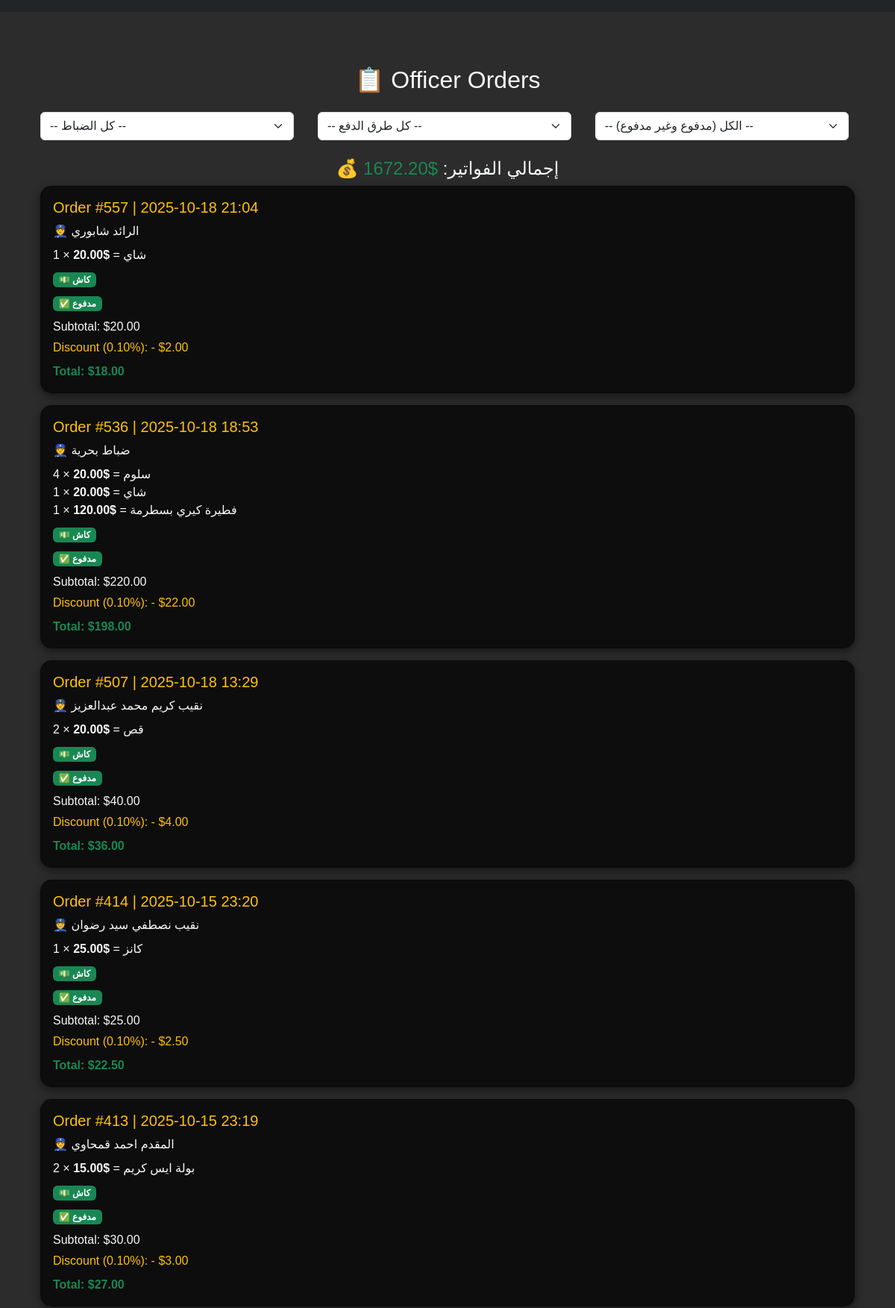
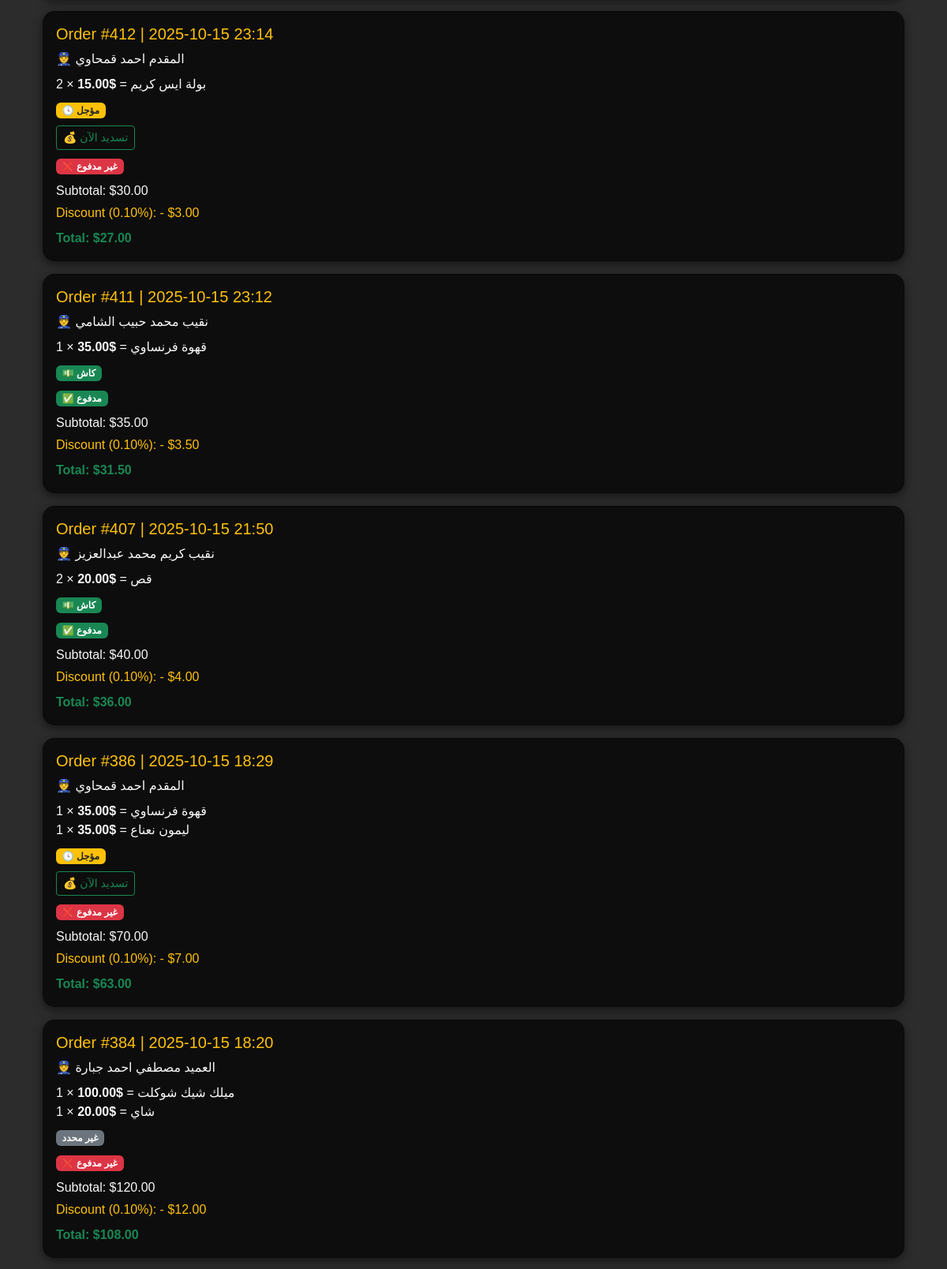
Screenshot of /officer-orders/ (upper part) with the database file from the repository (2 pictures, top to bottom).
### main/models.py (models this page shows, shortened)
class Order(models.Model):
    ORDER_TYPE_CHOICES = [
        ("cafe", "Cafe"),
        ("takeaway", "Takeaway"),
        ("qeta3", "Qeta3"),
    ]
    PAYMENT_CHOICES = [
        ('cash', 'كاش'),
        ('vodafone', 'فودافون كاش'),
        ('moagel', 'مؤجل'),
    ]
    table_number = models.PositiveIntegerField(null=True, blank=True)  # للـ in_cafe
    order_type = models.CharField(max_length=20, choices=ORDER_TYPE_CHOICES)
    created_at = models.DateTimeField(auto_now_add=True)
    is_paid = models.BooleanField(default=False)
    discount = models.DecimalField(max_digits=10, decimal_places=2, default=0)
    service_charge = models.DecimalField(max_digits=10, decimal_places=2, default=0)
    tax = models.DecimalField(max_digits=10, decimal_places=2, default=0)
    cashier = models.ForeignKey(User, on_delete=models.SET_NULL, null=True, blank=True, related_name="orders")
    officer = models.ForeignKey("Officer", on_delete=models.SET_NULL, null=True, blank=True)
    payment_method = models.CharField(max_length=20, choices=PAYMENT_CHOICES, blank=True, null=True)
    note = models.TextField(blank=True, null=True)

class Officer(models.Model):
    name = models.CharField(max_length=100)
    discount_rate = models.DecimalField(
        max_digits=4,
        decimal_places=2,
        default=0.10,   # 10% افتراضي
        help_text="اكتب النسبة كقيمة عشرية (مثال: 0.10 = 10%, 0.50 = 50%)"
    )

class OrderItem(models.Model):
    order = models.ForeignKey(Order, on_delete=models.CASCADE, related_name="items")
    menuitem = models.ForeignKey("MenuItem", on_delete=models.CASCADE)
    quantity = models.PositiveIntegerField(default=1)
    is_done = models.BooleanField(default=False)

class MenuItem(models.Model):
    CATEGORY_CHOICES = [
        ("food", "Food"),
        ("drink", "Drink"),
        ("7alak", "7alak"),
        ("shesha", "shesha"),
    ]
    SECTION_CHOICES = [
        ("barista", "باريستا"),
        ("mat3am", "مطعم"),
        ("canteen","كانتين"),
        ("7alak", "7alak"),
        ("shesha", "shesha"),
        ("addons","إضافات"),
    ]
    name = models.CharField(max_length=120)
    category = models.CharField(max_length=50, choices=CATEGORY_CHOICES, default="food")
    price = models.DecimalField(max_digits=10, decimal_places=2)
    is_active = models.BooleanField(default=True)  # لو الصنف متوقف أو شغال
    show_in_cafe = models.BooleanField(default=False)
    show_in_takeaway = models.BooleanField(default=False)
    show_in_qeta3 = models.BooleanField(default=False)
    section = models.CharField(max_length=20, choices=SECTION_CHOICES)
    image = models.ImageField(upload_to="menu_images/", blank=True, null=True)  # ✅ هنا

### main/views.py (the view)
# urls.py: path("officer-orders/", views.officer_orders, name="officer_orders"),
def officer_orders(request):
    officers = Officer.objects.all()
    selected_officer = None
    officer_id = request.GET.get("officer_id")
    payment_filter = request.GET.get("payment_method")
    payment_status = request.GET.get("payment_status")
    orders = Order.objects.filter(order_type="qeta3").select_related("officer").prefetch_related("items__menuitem")
    if officer_id:
        selected_officer = get_object_or_404(Officer, id=officer_id)
        orders = orders.filter(officer=selected_officer)
    if payment_filter:
        orders = orders.filter(payment_method=payment_filter)
    if payment_status == "paid":
        orders = orders.filter(is_paid=True).exclude(payment_method="moagel")  # المؤجل مش مدفوع
    elif payment_status == "unpaid":
        orders = orders.filter(is_paid=False) | orders.filter(payment_method="moagel")
    orders = orders.order_by("-created_at").distinct()
    total_sum = Decimal("0.00")
    for order in orders:
        subtotal = sum(Decimal(i.menuitem.price) * i.quantity for i in order.items.all())
        discount_amount = subtotal * order.officer.discount_rate if order.officer else Decimal("0.00")
        total = subtotal - discount_amount
        order.calc_subtotal = subtotal
        order.discount_amount = discount_amount
        order.calc_total = total
        total_sum += total
    return render(
        request,
        "officer_orders.html",
        {
            "officers": officers,
            "selected_officer": selected_officer,
            "orders": orders,
            "payment_filter": payment_filter,
            "payment_status": payment_status,
            "total_sum": total_sum,
        },
    )

### main/templates/officer_orders.html (shortened to what this page needs)
{% extends "base.html" %}
{% block content %}
<div class="container py-5">
  <h2 class="text-center text-light mb-4">📋 Officer Orders</h2>
  <div class="row mb-4 justify-content-center">
    <div class="col-md-4">
      <form method="get" class="d-flex">
        <select name="officer_id" class="form-select me-2" onchange="this.form.submit()">
          <option value="">-- كل الضباط --</option>
        </select>
      </form>
    </div>
    <div class="col-md-4">
      <form method="get" class="d-flex">
        <select name="payment_method" class="form-select me-2" onchange="this.form.submit()">
          <option value="">-- كل طرق الدفع --</option>
        </select>
      </form>
    </div>
    <div class="col-md-4">
      <form method="get" class="d-flex">
        <select name="payment_status" class="form-select me-2" onchange="this.form.submit()">
          <option value="">-- الكل (مدفوع وغير مدفوع) --</option>
        </select>
      </form>
    </div>
  </div>
  {% if orders %}
    <div class="text-center mt-4">
      <h4 class="text-light">💰 إجمالي الفواتير:
        <span class="text-success">${{ total_sum|floatformat:2 }}</span>
      </h4>
    </div>
  {% endif %}
  {% if orders %}
    {% for order in orders %}
      <div class="card mb-3">
        <div class="card-body">
          <h5>Order #{{ order.id }} | {{ order.created_at|date:"Y-m-d H:i" }}</h5>
          {% if order.officer %}
            <div class="mb-2 text-light">👮 {{ order.officer.name }}</div>
          {% endif %}
          {% for item in order.items.all %}
            <div class="text-light">
              {{ item.quantity }} × {{ item.menuitem.name }} = <strong>${{ item.menuitem.price|floatformat:2 }}</strong>
            </div>
          {% endfor %}
          <div class="mt-2">
            {% if order.payment_method == "cash" %}
              <span class="badge bg-success">💵 كاش</span>
            {% elif order.payment_method == "vodafone" %}
              <span class="badge bg-primary">📱 فودافون كاش</span>
            {% elif order.payment_method == "moagel" %}
              <span class="badge bg-warning text-dark">🕓 مؤجل</span>
              <div class="mt-2">
                <button class="btn btn-sm btn-outline-success" onclick="openPaymentModal({{ order.id }})">💰 تسديد الآن</button>
              </div>
            {% else %}
              <span class="badge bg-secondary">غير محدد</span>
            {% endif %}
          </div>
          <div class="mt-2">
            {% if order.payment_method == "moagel" or not order.is_paid %}
              <span class="badge bg-danger">❌ غير مدفوع</span>
            {% else %}
              <span class="badge bg-success">✅ مدفوع</span>
            {% endif %}
          </div>
          <div class="mt-2 text-light">
            Subtotal: ${{ order.calc_subtotal|floatformat:2 }}
          </div>
          {% if order.officer %}
            <div class="mt-1 text-warning">
              Discount ({{ order.officer.discount_rate|floatformat:2 }}%): - ${{ order.discount_amount|floatformat:2 }}
            </div>
          {% endif %}
          <div class="mt-2 text-success fw-bold">
            Total: ${{ order.calc_total|floatformat:2 }}
          </div>
        </div>
      </div>
    {% endfor %}
  {% else %}
    <p class="text-center">❌ لا يوجد أوردرات.</p>
  {% endif %}
</div>
{% endblock %}

### main/templates/officer_orders.html (style rules this page uses)
body { background: #2c2c2c; color: rgb(255, 255, 255); font-family: Arial, sans-serif; }
.card { background: rgba(0,0,0,0.7); border-radius: 15px; box-shadow: 0 4px 12px rgba(0,0,0,0.5); }
.card h5 { color: #ffc107; }

### rows the page displays
Order: id "557", created_at "2025-10-18 21:04", officer.name "الرائد شابوري", payment_method "💵 كاش", calc_subtotal "20.00", officer.discount_rate "0.10", discount_amount "2.00", calc_total "18.00"
OrderItem: quantity "1", menuitem.name "شاي", menuitem.price "20.00"
Order: id "536", created_at "2025-10-18 18:53", officer.name "ضباط بحرية", payment_method "💵 كاش", calc_subtotal "220.00", officer.discount_rate "0.10", discount_amount "22.00", calc_total "198.00"
OrderItem: quantity "4", menuitem.name "سلوم", menuitem.price "20.00"
OrderItem: quantity "1", menuitem.name "شاي", menuitem.price "20.00"
OrderItem: quantity "1", menuitem.name "فطيرة كيري بسطرمة", menuitem.price "120.00"
Order: id "507", created_at "2025-10-18 13:29", officer.name "نقيب كريم محمد عبدالعزيز", payment_method "💵 كاش", calc_subtotal "40.00", officer.discount_rate "0.10", discount_amount "4.00", calc_total "36.00"
OrderItem: quantity "2", menuitem.name "قص", menuitem.price "20.00"
Order: id "414", created_at "2025-10-15 23:20", officer.name "نقيب نصطفي سيد رضوان", payment_method "💵 كاش", calc_subtotal "25.00", officer.discount_rate "0.10", discount_amount "2.50", calc_total "22.50"
OrderItem: quantity "1", menuitem.name "كانز", menuitem.price "25.00"
Order: id "413", created_at "2025-10-15 23:19", officer.name "المقدم احمد قمحاوي", payment_method "💵 كاش", calc_subtotal "30.00", officer.discount_rate "0.10", discount_amount "3.00", calc_total "27.00"
OrderItem: quantity "2", menuitem.name "بولة ايس كريم", menuitem.price "15.00"
Order: id "412", created_at "2025-10-15 23:14", officer.name "المقدم احمد قمحاوي", payment_method "❌ غير مدفوع", calc_subtotal "30.00", officer.discount_rate "0.10", discount_amount "3.00", calc_total "27.00"
OrderItem: quantity "2", menuitem.name "بولة ايس كريم", menuitem.price "15.00"
Order: id "411", created_at "2025-10-15 23:12", officer.name "نقيب محمد حبيب الشامي", payment_method "💵 كاش", calc_subtotal "35.00", officer.discount_rate "0.10", discount_amount "3.50", calc_total "31.50"
OrderItem: quantity "1", menuitem.name "قهوة فرنساوي", menuitem.price "35.00"
Order: id "407", created_at "2025-10-15 21:50", officer.name "نقيب كريم محمد عبدالعزيز", payment_method "💵 كاش", calc_subtotal "40.00", officer.discount_rate "0.10", discount_amount "4.00", calc_total "36.00"
OrderItem: quantity "2", menuitem.name "قص", menuitem.price "20.00"
Order: id "386", created_at "2025-10-15 18:29", officer.name "المقدم احمد قمحاوي", payment_method "❌ غير مدفوع", calc_subtotal "70.00", officer.discount_rate "0.10", discount_amount "7.00", calc_total "63.00"
OrderItem: quantity "1", menuitem.name "قهوة فرنساوي", menuitem.price "35.00"
OrderItem: quantity "1", menuitem.name "ليمون نعناع", menuitem.price "35.00"
Order: id "384", created_at "2025-10-15 18:20", officer.name "العميد مصطفي احمد جبارة", shows "غير محدد", is_paid "❌ غير مدفوع", calc_subtotal "120.00", officer.discount_rate "0.10", discount_amount "12.00", calc_total "108.00"
OrderItem: quantity "1", menuitem.name "ميلك شيك شوكلت", menuitem.price "100.00"
OrderItem: quantity "1", menuitem.name "شاي", menuitem.price "20.00"

### other values shown
{{ total_sum|floatformat:2 }} "1672.20"
